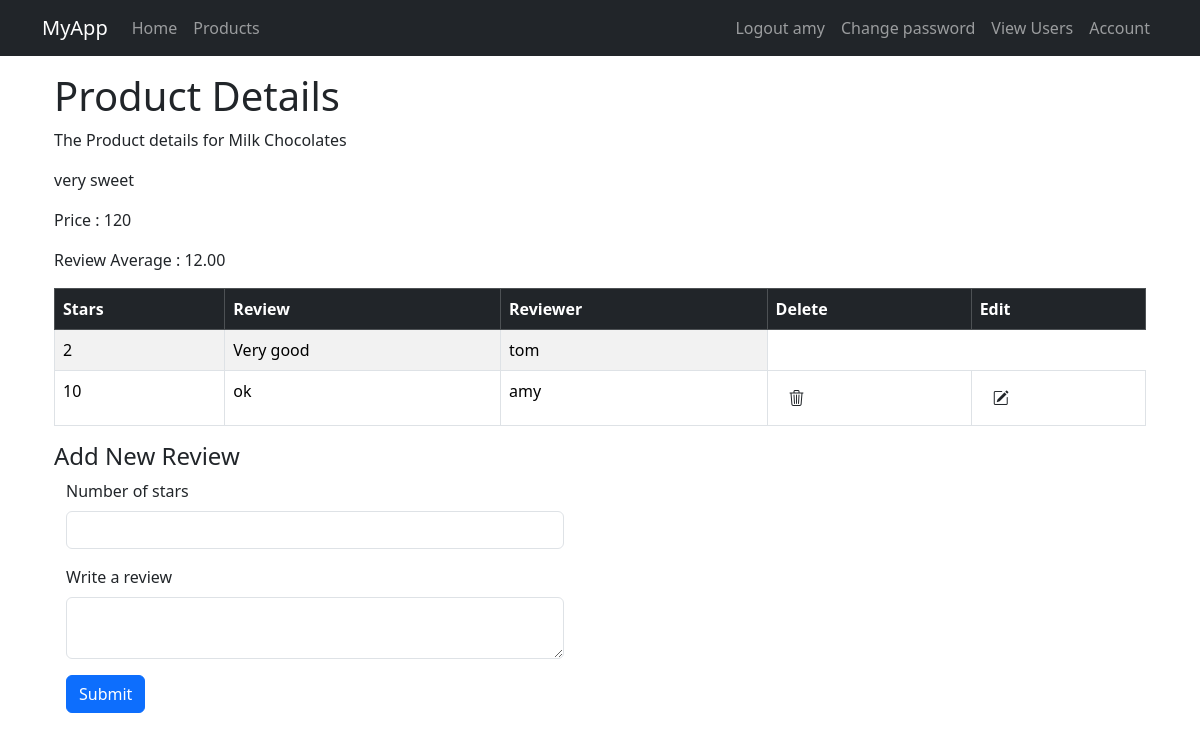
Screenshot of /product_detail/1 (signed in) with the database file from the repository.
### app/models.py (models this page shows, shortened)
@dataclass
class User(UserMixin, db.Model):
    __tablename__ = 'users'
    id: so.Mapped[int] = so.mapped_column(primary_key=True)
    username: so.Mapped[str] = so.mapped_column(sa.String(64), index=True, unique=True)
    email: so.Mapped[str] = so.mapped_column(sa.String(120), index=True, unique=True)
    password_hash: so.Mapped[Optional[str]] = so.mapped_column(sa.String(256))
    role:so.Mapped[int] = so.mapped_column()
    current_login: so.Mapped[Optional[str]] = so.mapped_column(sa.String(120))
    previous_login: so.Mapped[Optional[str]] = so.mapped_column(sa.String(120))
    secondary_email: so.Mapped[Optional[str]] = so.mapped_column(sa.String(120), index=True, unique=True)
    addresses: so.Mapped[list['Address']] = relationship(back_populates='user', cascade='all, delete-orphan') # 1, N
    reviews: so.Mapped[list['Review']] = relationship(back_populates='user', cascade='all, delete-orphan')

@dataclass
class Product(db.Model):
    __tablename__ = 'products'
    id: so.Mapped[int] = so.mapped_column(primary_key=True)
    name: so.Mapped[str] = so.mapped_column(sa.String(16))
    description: so.Mapped[str] = so.mapped_column(sa.String(256))
    price: so.Mapped[int] = so.mapped_column()
    reviews: so.Mapped[list['Review']] = relationship(back_populates='product', cascade='all, delete-orphan')

class Review(db.Model):
    __tablename__ = 'reviews'
    stars: so.Mapped[int] = so.mapped_column()
    text: so.Mapped[Optional[str]] = so.mapped_column(sa.String(256))
    product_id: so.Mapped[int] = mapped_column(ForeignKey('products.id'), index=True, primary_key=True)
    product: so.Mapped['Product'] = relationship(back_populates='reviews')
    user_id: so.Mapped[int] = mapped_column(ForeignKey('users.id'), index=True,primary_key=True)
    user: so.Mapped['User'] = relationship(back_populates='reviews')

### app/views.py (the view, shortened to what this page needs)
@app.route('/product_detail/<int:productId>', methods=['GET', 'POST'])
@login_required
def product_detail(productId):
    the_product = db.session.get(Product, productId)
    reviews = the_product.reviews
    review_average = 0
    for review in reviews:
        review_average = review_average + review.stars
    if review_average != 0 and not reviews:
        review_average = review_average / len(reviews)
    review_average = f'{review_average:.2f}'
    chooseForm1 = ChooseForm()
    chooseForm2 = ChooseForm()
    form = AddOrEditReviewForm()
    return render_template('product_detail.html', title='Product Details', the_product=the_product,
                           reviews=reviews, review_average=review_average, form=form, chooseForm1=chooseForm1,
                           chooseForm2=chooseForm2)

### app/forms.py
class ChooseForm(FlaskForm):
    choice = HiddenField('Choice')

class AddOrEditReviewForm(FlaskForm):
    stars = IntegerField('Number of stars', validators=[DataRequired()])
    reviewText = TextAreaField('Write a review', validators=[DataRequired()])
    submit = SubmitField('Submit')
    edit = HiddenField('Edit', default= '-1')

### app/models.py (called while the page is built)
@login.user_loader
def load_user(id):
    return db.session.get(User, int(id))

### app/templates/product_detail.html (shortened to what this page needs)
{% extends "base.html" %}
{% import "bootstrap_wtf.html" as wtf %}
{% block content %}
<div class="container">
    <h1>{{ title }}</h1>
    <p>The Product details for {{ the_product.name }}</p>
    <p>{{ the_product.description }}</p>
    <p>Price : {{ the_product.price }}</p>
    <p>Review Average : {{ review_average }}</p>
    <div class="table-responsive">
        <table class="table table-bordered table-striped">
            <thead class="table-dark">
            <tr>
                <th> Stars</th>
                <th> Review</th>
                <th> Reviewer</th>
                <th> Delete</th>
                <th> Edit</th>
            </tr>
            </thead>
            <tbody>
            {% for review in reviews %}
            <tr>
                <td>{{ review.stars }}</td>
                <td>{{ review.text }}</td>
                <td>{{ review.user.username }}</td>
                {% if current_user.id == review.user.id %}
                <td>
                    <form action="{{ url_for('delete_review') }}" method="post">
                        <button class="btn" type="submit">
                            <i class="bi bi-trash3"></i>
                        </button>
                    </form>
                </td>
                <td>
                    <form action="{{ url_for('edit_review') }}" method="post">
                        <button class="btn" type="submit">
                            <i class="bi bi-pencil-square"></i>
                        </button>
                    </form>
                </td>
                {% endif %}
            </tr>
            {% endfor %}
            </tbody>
        </table>
    </div>
    {% if form.edit.data != '-1' %}
    <div><h4>Edit Review</h4></div>
    {% else %}
    <div><h4>Add New Review</h4></div>
    {% endif %}
    <div class="container row justify-content-start col-6">
        <form method="POST" action="{{ url_for('product_detail',productId=the_product.id) }}" novalidate>
            {{ wtf.form_field(form.stars, False) }}
            {{ wtf.form_field(form.reviewText, False) }}
            {{ wtf.form_field(form.submit, False) }}
        </form>
    </div>
</div>
{% endblock %}

### app/templates/base.html (shortened to what this page needs)
<!doctype html>
<html lang="en">
<head>
    <link
            href="https://cdn.jsdelivr.net/npm/bootstrap@5.3.3/dist/css/bootstrap.min.css"
            rel="stylesheet"
>
    <link rel="stylesheet" href="https://cdn.jsdelivr.net/npm/bootstrap-icons@1.11.3/font/bootstrap-icons.min.css">
</head>
<body>
<nav class="navbar navbar-expand-sm bg-dark" data-bs-theme="dark">
    <div class="container">
        <a class="navbar-brand" href="{{ url_for('home') }}">MyApp</a>
        <div class="collapse navbar-collapse" id="navbarSupportedContent">
            <ul class="navbar-nav me-auto mb-2 mb-lg-0">
                <li class="nav-item">
                    <a class="nav-link" aria-current="page" href="{{ url_for('home') }}">Home</a>
                </li>
                <li>
                    {% if not current_user.is_anonymous %}
                    <a class="nav-link" aria-current="page" href="{{ url_for('products') }}">Products</a>
                    {% endif %}
                </li>
            </ul>
            <ul class="navbar-nav mb-2 mb-lg-0">
                <li class="nav-item">
                    {% if current_user.is_anonymous %}
                    <a class="nav-link" aria-current="page" href="{{ url_for('login') }}">Login</a>
                    {% else %}
                    <a class="nav-link" aria-current="page" href="{{ url_for('logout') }}">Logout
                        {{ current_user.username }}</a>
                    {% endif %}
                </li>
                <li>
                    {% if not current_user.is_anonymous %}
                    <a class="nav-link" aria-current="page" href="{{ url_for('change_password') }}">Change password</a>
                    {% endif %}
                </li>
                <li>
                    {% if not current_user.is_anonymous and (current_user.role == 1) %}
                    <a class="nav-link" aria-current="page" href="{{ url_for('users') }}">View Users</a>
                    {% endif %}
                </li>
                <li class="nav-item">
                    <a class="nav-link" aria-current="page" href="{{ url_for('account') }}">Account</a>
                </li>
            </ul>
        </div>
    </div>
</nav>
<div class="container">
    {% block content %}{% endblock content %}
</div>
</body>
</html>

### rows the page displays
User: username "amy"
Product: name "Milk Chocolates", description "very sweet", price "120"
Review: stars "2", text "Very good", user.username "tom"
Review: stars "10", text "ok", user.username "amy"

### other values shown
{{ title }} "Product Details"
{{ review_average }} "12.00"
{{ field.label(class='form-label') }} "Number of stars"
{{ field.label(class='form-label') }} "Write a review"
